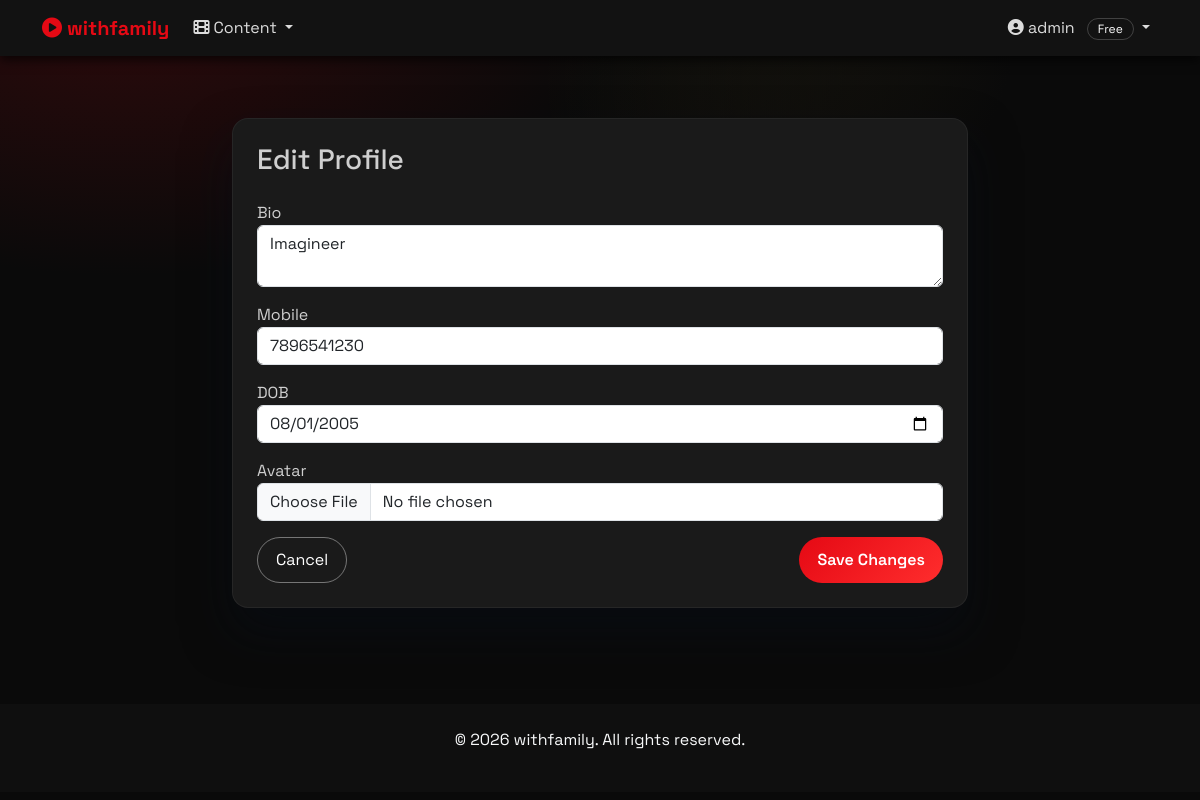
The app's page /users/profile/edit/ (signed in) with its own data.
### users/models.py (models this page shows, shortened)
class UserProfile(models.Model):
    SUBSCRIPTION_CHOICES = [
        ('free', 'Free'),
        ('basic', 'Basic'),
        ('premium', 'Premium'),
    ]
    STATUS_CHOICES = [
        ('free', 'Free'),
        ('active', 'Active'),
        ('canceled', 'Canceled'),
        ('past_due', 'Past Due'),
    ]
    user = models.OneToOneField(User, on_delete=models.CASCADE)
    bio = models.TextField(blank=True)
    avatar = models.ImageField(upload_to='avatars/', blank=True, null=True)
    mobile = models.CharField(max_length=15, blank=True)
    dob = models.DateField(null=True, blank=True)
    subscription = models.CharField(
        max_length=20,
        choices=SUBSCRIPTION_CHOICES,
        default='free'
    )
    subscription_status = models.CharField(
        max_length=20,
        choices=STATUS_CHOICES,
        default='free'
    )
    plan_confirmed = models.BooleanField(default=False)
    last_payment_id = models.CharField(max_length=120, blank=True)
    last_order_id = models.CharField(max_length=120, blank=True)
    subscription_updated_at = models.DateTimeField(null=True, blank=True)

### users/views.py (the view, shortened to what this page needs)
# urls.py: path('profile/edit/', views.edit_profile, name='edit_profile'),
@login_required
def edit_profile(request):
    profile, _ = UserProfile.objects.get_or_create(user=request.user)
    return render(request, 'users/edit_profile.html', {'profile': profile})

### content/context_processors.py (called while the page is built)
def site_config(request):
    try:
        config = SiteConfig.objects.first()
        if not config:
            return {'site_name': 'withfamily', 'site_logo': None}
        return {'site_name': config.site_name, 'site_logo': config.logo}
    except (OperationalError, ProgrammingError, Exception):
        return {'site_name': 'withfamily', 'site_logo': None}

### users/templatetags/user_profile.py (called while the page is built)
@register.filter
def safe_profile(user):
    if not user or not getattr(user, "is_authenticated", False):
        return None
    try:
        return user.userprofile
    except Exception:
        return None

### users/templates/users/edit_profile.html (shortened to what this page needs)
{% extends 'content/base.html' %}
{% block content %}
<div class="container py-5">
    <div class="row justify-content-center">
        <div class="col-md-8">
            <div class="wf-surface p-4">
                <h3 class="mb-4">Edit Profile</h3>
                <form method="POST" enctype="multipart/form-data">
                    <div class="mb-3">
                        <label>Bio</label>
                        <textarea name="bio" class="form-control">{{ profile.bio }}</textarea>
                    </div>
                    <div class="mb-3">
                        <label>Mobile</label>
                        <input type="text" name="mobile" class="form-control" value="{{ profile.mobile }}">
                    </div>
                    <div class="mb-3">
                        <label>DOB</label>
                        <input type="date" name="dob" class="form-control" value="{{ profile.dob|date:'Y-m-d' }}">
                    </div>
                    <div class="mb-3">
                        <label>Avatar</label>
                        <input type="file" name="avatar" class="form-control">
                    </div>
                    <div class="d-flex justify-content-between">
                        <a href="{% url 'profile' %}" class="wf-btn-outline">Cancel</a>
                        <button type="submit" class="wf-btn">Save Changes</button>
                    </div>
                </form>
            </div>
        </div>
    </div>
</div>
{% endblock %}

### content/templates/content/base.html (shortened to what this page needs)
{% load static %}
{% load user_profile %}
<!DOCTYPE html>
<html lang="en">
<head>
    <link href="https://cdn.jsdelivr.net/npm/bootstrap@5.3.2/dist/css/bootstrap.min.css" rel="stylesheet">
    <link href="https://cdnjs.cloudflare.com/ajax/libs/font-awesome/6.5.0/css/all.min.css" rel="stylesheet">
    <link href="{% static 'css/site.css' %}" rel="stylesheet">
</head>
<body>
<nav class="navbar navbar-expand-lg navbar-dark sticky-header">
    <div class="container">
        <a class="navbar-brand" href="{% url 'home' %}">
            <i class="fas fa-play-circle"></i> withfamily
        </a>
        <div class="collapse navbar-collapse" id="navbarNav">
            <ul class="navbar-nav me-auto">
                <li class="nav-item dropdown">
                    <a class="nav-link dropdown-toggle" href="#" role="button" data-bs-toggle="dropdown">
                        <i class="fas fa-film"></i> Content
                    </a>
                </li>
            </ul>
            <ul class="navbar-nav">
                {% if user.is_authenticated %}
                    {% with profile=user|safe_profile %}
                    <li class="nav-item dropdown">
                        <a class="nav-link dropdown-toggle" href="#" role="button" data-bs-toggle="dropdown">
                            <i class="fas fa-user-circle"></i> {{ user.username }}
                            {% if profile %}
                                <span class="plan-pill">{{ profile.subscription|capfirst }}</span>
                            {% endif %}
                        </a>
                    </li>
                    {% endwith %}
                {% endif %}
            </ul>
        </div>
    </div>
</nav>
<main>
    {% block content %}
    {% endblock %}
</main>
<footer class="text-light mt-5 py-4">
    <div class="container text-center">
        <p>&copy; 2026 withfamily. All rights reserved.</p>
    </div>
</footer>
</body>
</html>

### static/css/site.css (style rules this page uses)
:root { --wf-bg: #0a0a0a; --wf-surface: #1a1a1a; --wf-surface-2: #242424; --wf-text: #ffffff; --wf-muted: #c7c7c7; --wf-accent: #e50914; --wf-accent-2: #ff2d2d; --wf-accent-3: #ffd54f; --wf-accent-4: #f59e0b; --wf-green: #22c55e; --wf-blue: #48a0ff; --wf-shadow: 0 24px 48px rgba(8, 12, 22, 0.55); }
* { box-sizing: border-box; }
body { font-family: "Space Grotesk", "Manrope", sans-serif; background: radial-gradient(900px 500px at 10% 0%, rgba(229, 9, 20, 0.16) 0%, rgba(10, 10, 10, 0.2) 55%, rgba(10, 10, 10, 1) 100%), radial-gradient(800px 500px at 85% 10%, rgba(255, 213, 79, 0.12) 0%, rgba(10, 10, 10, 0) 60%), #0a0a0a; color: var(--wf-text); min-height: 100vh; }
.wf-surface { background: var(--wf-surface); border: 1px solid rgba(255, 255, 255, 0.05); border-radius: 16px; box-shadow: var(--wf-shadow); }
.wf-btn { background: linear-gradient(135deg, var(--wf-accent), var(--wf-accent-2)); color: #fff; border: none; border-radius: 999px; padding: 10px 18px; font-weight: 600; text-decoration: none; transition: background 0.2s ease, transform 0.2s ease; }
.wf-btn-outline { background: transparent; color: #fff; border: 1px solid rgba(255, 255, 255, 0.4); border-radius: 999px; padding: 10px 18px; text-decoration: none; }

### content/templates/content/base.html (style rules this page uses)
body { color: #cfcfcf; padding-top: 70px; }
.sticky-header { position: fixed; top: 0; width: 100%; z-index: 999; background-color: #121212; box-shadow: 0 4px 10px rgba(0,0,0,0.7); }
.navbar-brand { font-weight: 700; color: var(--wf-accent) !important; }
.navbar-brand i { color: var(--wf-accent); }
.nav-link { color: #dcdcdc !important; }
footer { background-color: #0f0f0f; }
.plan-pill { font-size: 12px; padding: 2px 10px; border-radius: 999px; border: 1px solid rgba(255,255,255,0.2); color: #fff; margin-left: 8px; }

### records on screen
UserProfile: subscription "Free", bio "Imagineer", mobile "7896541230", dob "08/01/2005"

### other values on screen
{{ user.username }} "admin"
